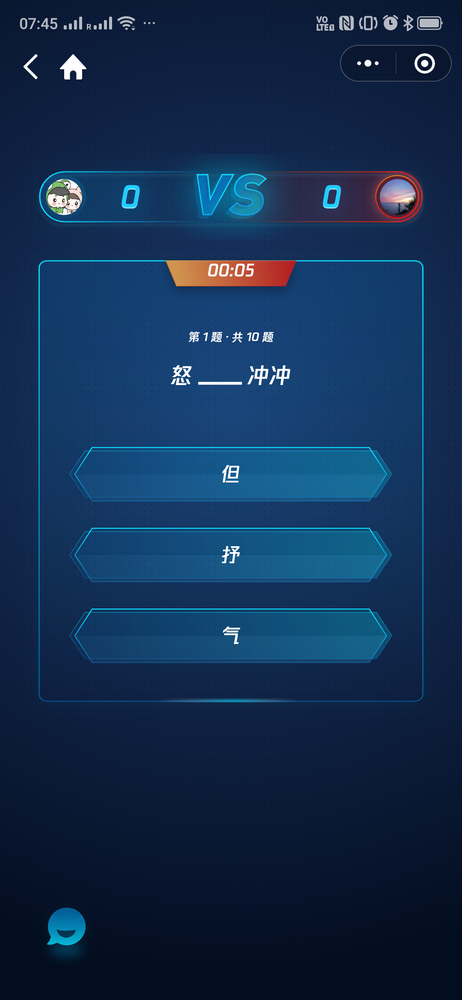
#> input picture 12/screenshot.png, 462 x 1000 px, shrunk from 1080 x 2340 before the run
$ python spt_opencv_text.py 12/screenshot.png   (older library calls are emulated)
#> lines starting #> are read from the running program, lines starting #| are printed output that depends on the picture; after the words box and inside, x2 and y2 are one past the last pixel; in counts of white or black regions, pixels touching at a corner belong together
#%%
# coding:utf8

import sys

import cv2
import numpy as np

def preprocess(gray):
    # 1. Sobel算子，x方向求梯度
    sobel = cv2.Sobel(gray, cv2.CV_8U, 1, 0, ksize = 3)
    # 2. 二值化
    ret, binary = cv2.threshold(sobel, 0, 255, cv2.THRESH_OTSU+cv2.THRESH_BINARY)

    # 3. 膨胀和腐蚀操作的核函数
    element1 = cv2.getStructuringElement(cv2.MORPH_RECT, (30, 9))
    element2 = cv2.getStructuringElement(cv2.MORPH_RECT, (24, 6))

    # 4. 膨胀一次，让轮廓突出
    dilation = cv2.dilate(binary, element2, iterations = 1)

    # 5. 腐蚀一次，去掉细节，如表格线等。注意这里去掉的是竖直的线
    erosion = cv2.erode(dilation, element1, iterations = 1)

    # 6. 再次膨胀，让轮廓明显一些
    dilation2 = cv2.dilate(erosion, element2, iterations = 3)

    # 7. 存储中间图片
    cv2.imwrite("binary.png", binary)
    cv2.imwrite("dilation.png", dilation)
    cv2.imwrite("erosion.png", erosion)
    cv2.imwrite("dilation2.png", dilation2)

    return dilation2


def findTextRegion(img):
    region = []

    # 1. 查找轮廓
    contours, hierarchy = cv2.findContours(img, cv2.RETR_TREE, cv2.CHAIN_APPROX_SIMPLE)

    # 2. 筛选那些面积小的
    for i in range(len(contours)):
        cnt = contours[i]
        # 计算该轮廓的面积
        area = cv2.contourArea(cnt)

        # 面积小的都筛选掉
        if(area < 1000):
            continue

        # 轮廓近似，作用很小
        epsilon = 0.001 * cv2.arcLength(cnt, True)
        approx = cv2.approxPolyDP(cnt, epsilon, True)

        # 找到最小的矩形，该矩形可能有方向
        rect = cv2.minAreaRect(cnt)
        print( "rect is: ")
        print( rect)

        # box是四个点的坐标
        box = cv2.boxPoints(rect)
        box = np.int0(box)

        # 计算高和宽
        height = abs(box[0][1] - box[2][1])
        if height < 40:
            maxh = max(box[0][1], box[2][1])
            idx = abs(box - maxh) < 5
            box[idx] += height
            minh = min(box[0][1], box[2][1])
            idx = abs(box - minh) < 5
            box[idx] -= height

        width = abs(box[0][0] - box[2][0])
        if height < 40:
            maxh = max(box[0][0], box[2][0])
            idx = abs(box - maxh) < 5
            box[idx] += width
            minh = min(box[0][0], box[2][0])
            idx = abs(box - minh) < 5
            box[idx] -= width

        # 筛选那些太细的矩形，留下扁的
        # if(height > width * 1.2):
        #     continue

        region.append(box)

    return region


def detect(img):
    # 1.  转化成灰度图
    gray = cv2.cvtColor(img, cv2.COLOR_BGR2GRAY)

    # 2. 形态学变换的预处理，得到可以查找矩形的图片
    dilation = preprocess(gray)

    # 3. 查找和筛选文字区域
    region = findTextRegion(dilation)

    # 4. 用绿线画出这些找到的轮廓
    for box in region:
        print(box)
        print('++++++++++++++')
        cv2.drawContours(img, [box], 0, (0, 255, 0), 2)

    # cv2.namedWindow("img", cv2.WINDOW_NORMAL)
    # cv2.imshow("img", img)

    # 带轮廓的图片
    cv2.imwrite("contours.png", img)

    # cv2.waitKey(0)
    cv2.destroyAllWindows()


if __name__ == '__main__':
    # 读取文件
    # imagePath = sys.argv[1]
    img = cv2.imread('12/screenshot.png')
#> img is the input picture: shape (1000, 462, 3); mean B, G, R 80.6, 46.1, 18.6
    detect(img)
#> in detect, `gray = cv2.cvtColor(img, cv2.COLOR_BGR2GRAY)`:
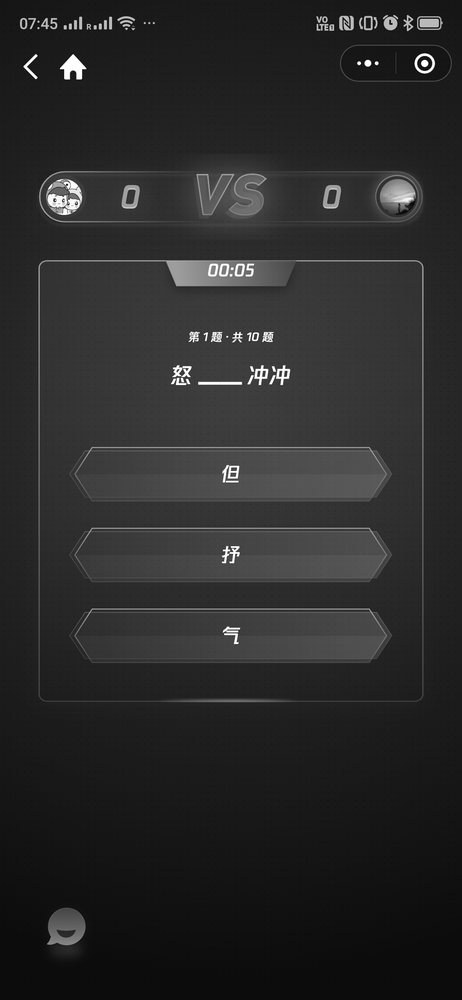
#> gray: shape (1000, 462); min 3, max 255, mean 41.8
#> in preprocess, `sobel = cv2.Sobel(gray, cv2.CV_8U, 1, 0, ksize = 3)`:
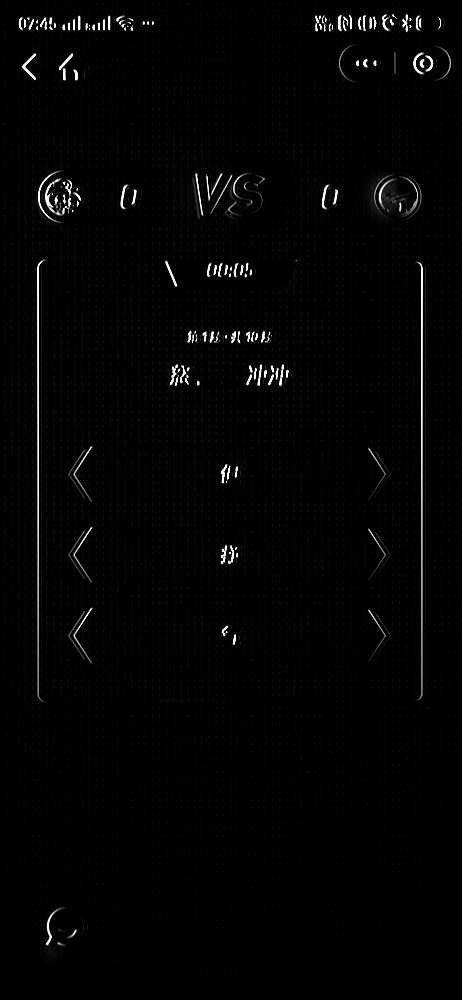
#> sobel: shape (1000, 462); min 0, max 255, mean 4.3
#> in preprocess, `ret, binary = cv2.threshold(sobel, 0, 255, cv2.THRESH_OTSU+cv2.THRESH_..`:
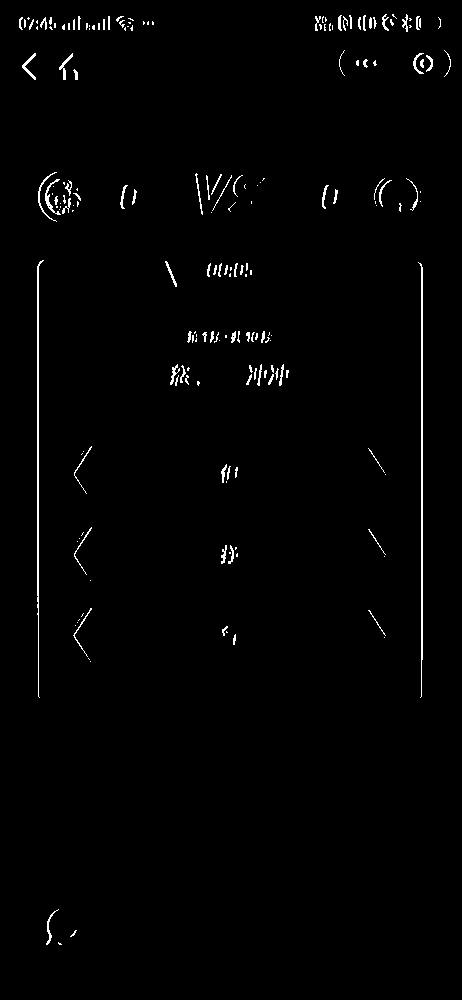
#> binary: shape (1000, 462); 1.3% white in thin lines or dots, all inside (x1, y1, x2, y2) = (19, 14, 451, 945)
#> in preprocess, `ret, binary = cv2.threshold(sobel, 0, 255, cv2.THRESH_OTSU+cv2.THRESH_..`: ret = 106
#> in preprocess, `dilation = cv2.dilate(binary, element2, iterations = 1)`:
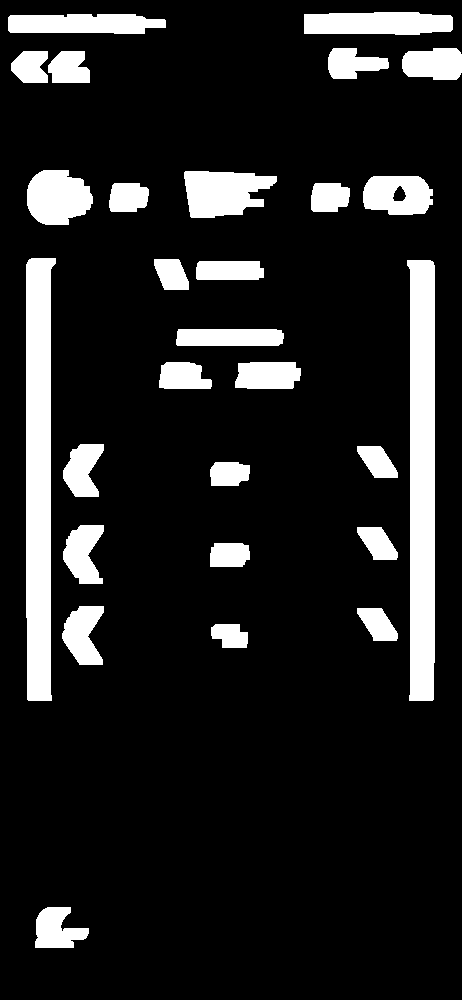
#> dilation: shape (1000, 462); 13.2% white; 28 white regions, largest, box (x1, y1, x2, y2) and area: (26, 258, 56, 701) 11024, (407, 260, 435, 701) 11005, (184, 171, 277, 218) 3229
#> in preprocess, `erosion = cv2.erode(dilation, element1, iterations = 1)`:
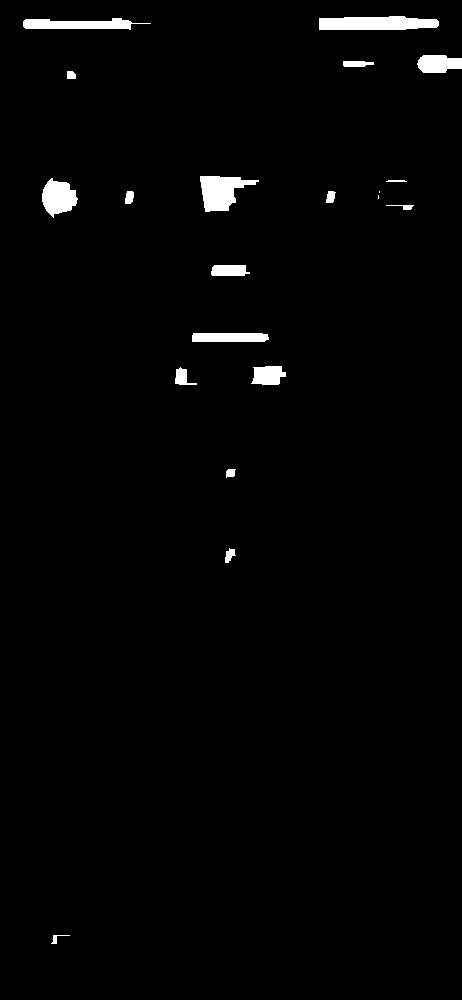
#> erosion: shape (1000, 462); 1.7% white; 20 white regions (2 under 20 px), largest, box (x1, y1, x2, y2) and area: (319, 16, 439, 30) 1437, (200, 176, 259, 212) 1244, (23, 18, 151, 30) 972
#> in preprocess, `dilation2 = cv2.dilate(erosion, element2, iterations = 3)`:
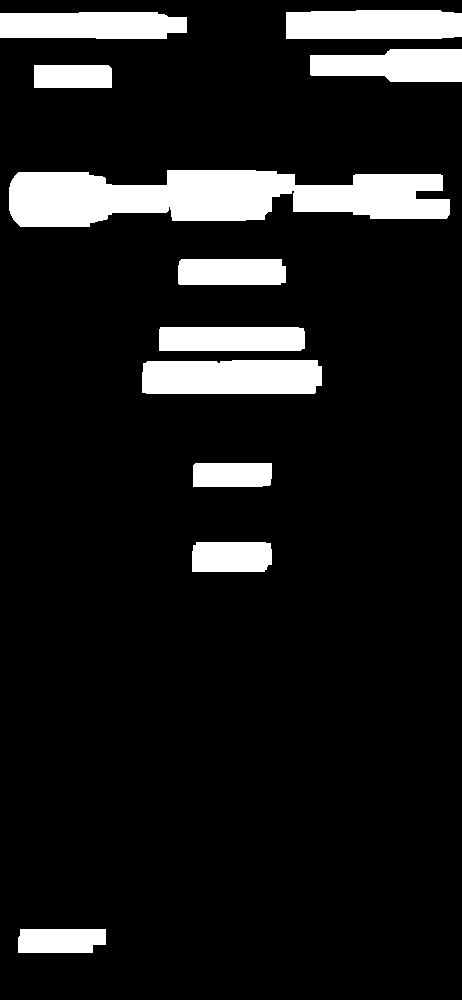
#> dilation2: shape (1000, 462); 11.2% white; 11 white regions
#> in findTextRegion, `contours, hierarchy = cv2.findContours(img, cv2.RETR_TREE, cv2.CHAIN_A..`: contours = 11 contours; largest, box (x1, y1, x2, y2) and area: (9, 170, 450, 227) 17428, (142, 360, 322, 394) 5720, (286, 10, 462, 39) 4732, (0, 12, 187, 39) 4426, (310, 49, 462, 82) 3908
#> the loop in findTextRegion, `for i in range(len(contours)):` made 11 passes
#> (area, epsilon, rect, height, maxh, minh, width) on passes 5, 8: (3319.5, 0.333, ((231.5, 338.5), (23, 145), -90), 23, 303, 159, 144), (1689.5, 0.196, ((72.5, 76), (22, 77), -90), 22, 111, 34, 77)
#> (area, epsilon, rect, height, maxh, minh) on pass 6: (2630, 0.26, ((231.5, 271.5), (25, 107), -90), 25, 310, 178)
#> (printed output is left out)
#> after the loop in findTextRegion, `for i in range(len(contours)):`: region = 11 items
#> the loop in detect, `for box in region:` made 11 passes
#> box on passes 1 to 11: [[192, 975], [-69, 975], [-69, 906], [192, 906]], [[350, 600], [113, 600], [113, 513], [350, 513]], [[349, 509], [115, 509], [115, 440], [349, 440]], [[500, 426], [-37, 426], [-37, 327], [500, 327]], [[447, 372], [14, 372], [15, 447], [447, 447]], [[442, 441], [46, 441], [46, 234], [442, 234]], [[9, 227], [8, 172], [448, 166], [449, 221]], [[188, 186], [-43, 186], [-43, 43], [188, 43]], [[612, 113], [159, 113], [159, 17], [612, 17]], [[372, 64], [-186, 64], [-186, -14], [372, -14]], [[636, 66], [111, 66], [111, -18], [636, -18]]
#> (printed output is left out)
#> after the loop in detect, `for box in region:`:
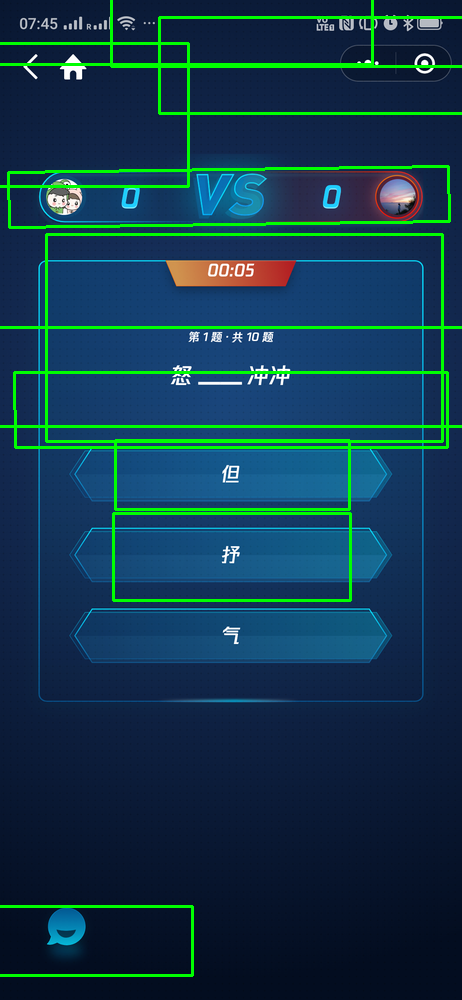
#> img: shape (1000, 462, 3); mean B, G, R 76.1, 56, 17.5


# %%
